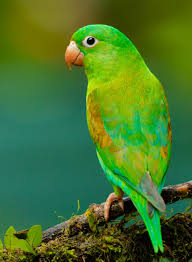
#> input picture Bird3.jpg, 192 x 262 px
$ python T5.py
#> lines starting #> are read from the running program, lines starting #| are printed output that depends on the picture
##Import opencv and rotate an image
import cv2
img = cv2.imread('Bird3.jpg')
#> img is the input picture: shape (262, 192, 3); mean B, G, R 43.2, 115.8, 71
height,width =img.shape[0:2]
#> height = 262; width = 192
rotationMatrix = cv2.getRotationMatrix2D((width/2, height/2),270,1)
rotatedImage = cv2.warpAffine(img,rotationMatrix,(width, height))
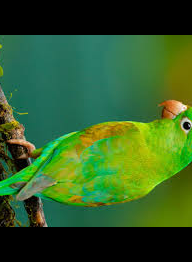
#> rotatedImage: shape (262, 192, 3); mean B, G, R 38.4, 92.5, 50.9
####
rotationMatrix = cv2.getRotationMatrix2D((width/2, height/2),360,1)
originalImage = cv2.warpAffine(img,rotationMatrix,(width, height))
print(type(originalImage))
#| <class 'numpy.ndarray'>
####
cv2.imshow("original image",originalImage)
cv2.imshow("rotated image",rotatedImage)
cv2.waitKey(0)

##RESULT

$ run again, with Bird1.jpg copied over Bird3.jpg
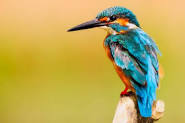
#> input picture Bird1.jpg, 185 x 123 px
#> img is the input picture: shape (123, 185, 3); mean B, G, R 90, 171.2, 188.9
#> `rotatedImage = cv2.warpAffine(img,rotationMatrix,(width, height))`:
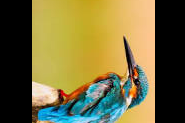
#> rotatedImage: shape (123, 185, 3); mean B, G, R 62.6, 109.7, 118.5
#| <class 'numpy.ndarray'>

$ run again, with Bird2.jpg copied over Bird3.jpg
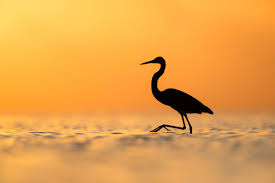
#> input picture Bird2.jpg, 275 x 183 px
#> img is the input picture: shape (183, 275, 3); mean B, G, R 74.8, 161.2, 230.7
#> `rotatedImage = cv2.warpAffine(img,rotationMatrix,(width, height))`:
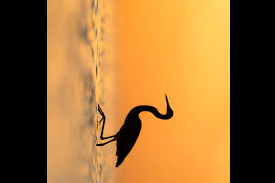
#> rotatedImage: shape (183, 275, 3); mean B, G, R 50, 107, 153
#| <class 'numpy.ndarray'>

$ run again, with Bird4.jpg copied over Bird3.jpg
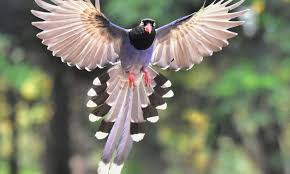
#> input picture Bird4.jpg, 290 x 174 px
#> img is the input picture: shape (174, 290, 3); mean B, G, R 108.5, 126.8, 125.5
#> `rotatedImage = cv2.warpAffine(img,rotationMatrix,(width, height))`:
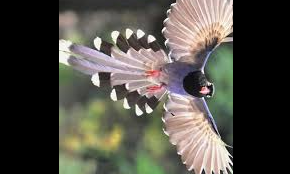
#> rotatedImage: shape (174, 290, 3); mean B, G, R 70.1, 77.9, 80.6
#| <class 'numpy.ndarray'>
